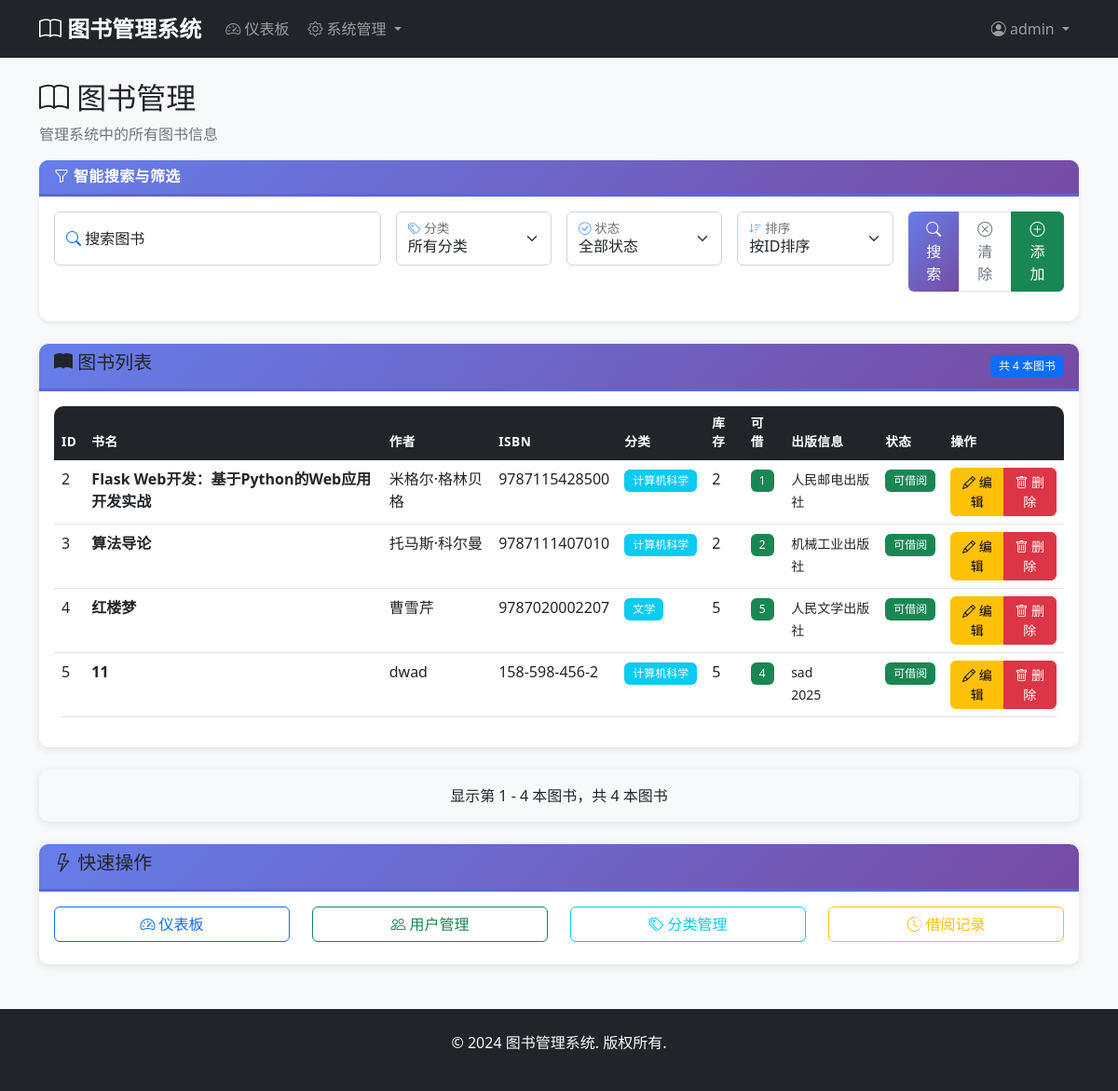
Before: /admin/books (signed in) with the older database file.
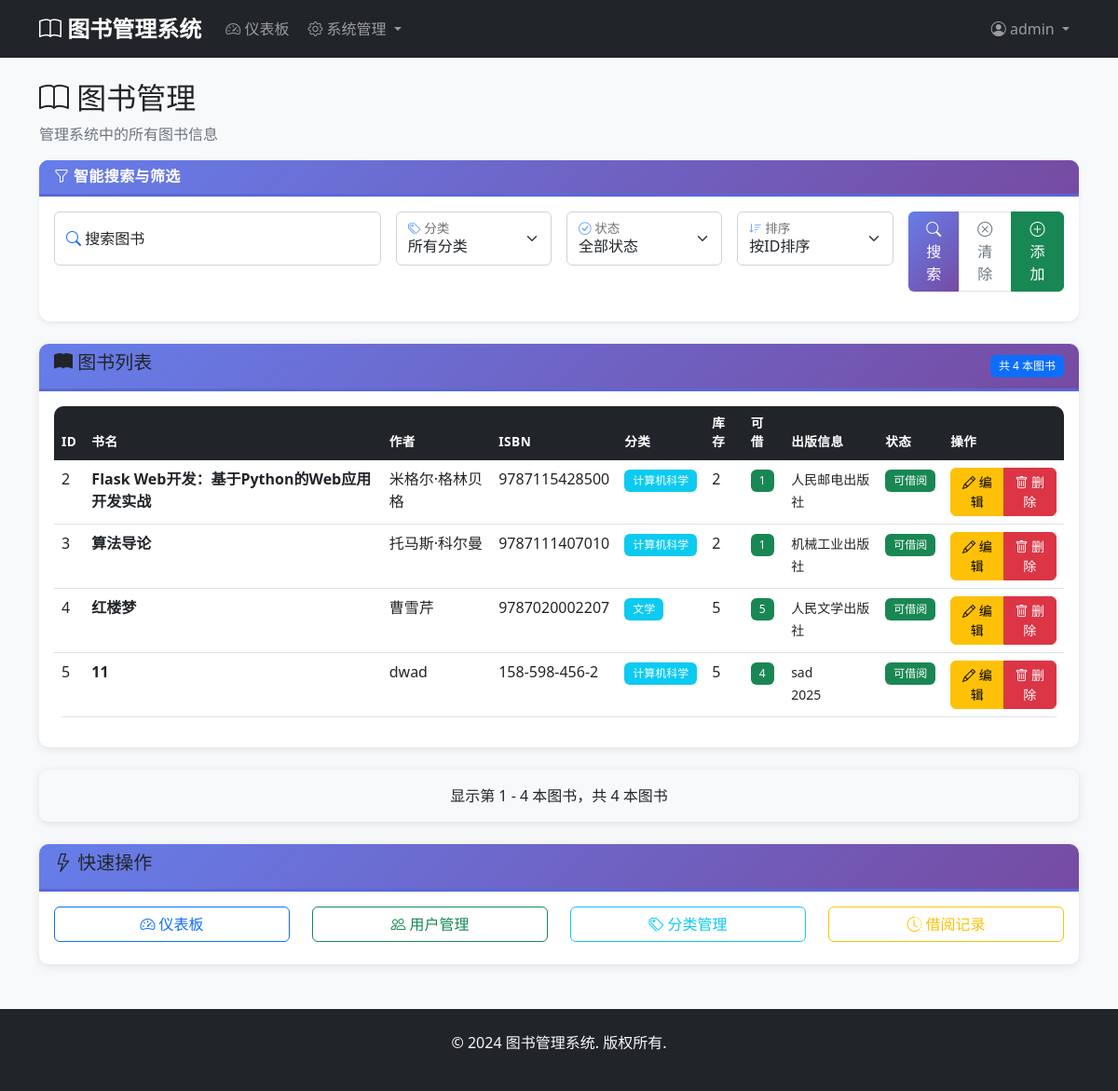
After: the same page with the newer database file.
### models.py (models this page shows)
class Book(db.Model):
    __tablename__ = 'books'
    id = db.Column(db.Integer, primary_key=True)
    title = db.Column(db.String(200), nullable=False)
    author = db.Column(db.String(100), nullable=False)
    isbn = db.Column(db.String(20), unique=True, nullable=False)
    publisher = db.Column(db.String(100))
    publication_date = db.Column(db.Date)
    quantity = db.Column(db.Integer, default=1)
    available_quantity = db.Column(db.Integer, default=1)
    description = db.Column(db.Text)
    category_id = db.Column(db.Integer, db.ForeignKey('categories.id'), nullable=False)
    created_at = db.Column(db.DateTime, default=datetime.utcnow)
    updated_at = db.Column(db.DateTime, default=datetime.utcnow, onupdate=datetime.utcnow)
    borrow_records = db.relationship('BorrowRecord', backref='book', lazy=True)

class Category(db.Model):
    __tablename__ = 'categories'
    id = db.Column(db.Integer, primary_key=True)
    name = db.Column(db.String(100), unique=True, nullable=False)
    description = db.Column(db.Text)
    created_at = db.Column(db.DateTime, default=datetime.utcnow)
    books = db.relationship('Book', backref='category', lazy=True)

### app.py (the view, shortened to what this page needs)
@app.route('/admin/books')
@login_required
def admin_books():
    if not isinstance(current_user, Admin):
        abort(403)
    page = request.args.get('page', 1, type=int)
    search = request.args.get('search', '').strip()
    category_id = request.args.get('category', '', type=int)
    status = request.args.get('status', '')  # all, available, borrowed
    sort_by = request.args.get('sort', 'id')  # id, title, author, added_date
    query = Book.query
    if category_id:
        query = query.filter(Book.category_id == category_id)
    if status == 'available':
        query = query.filter(Book.available_copies > 0)
    elif status == 'borrowed':
        query = query.filter(Book.total_copies > Book.available_copies)
    if sort_by == 'id':
        query = query.order_by(Book.id)
    elif sort_by == 'title':
        query = query.order_by(Book.title)
    elif sort_by == 'author':
        query = query.order_by(Book.author)
    elif sort_by == 'added_date':
        query = query.order_by(Book.id.desc())
    elif sort_by == 'isbn':
        query = query.order_by(Book.isbn)
    else:
        query = query.order_by(Book.id)
    books = query.paginate(
        page=page, per_page=10, error_out=False
    )
    categories = Category.query.filter(Category.name.notin_(['Ubuntu', 'Ubuntu-22.04'])).order_by(Category.name).all()
    return render_template('admin/books.html',
                         books=books,
                         categories=categories,
                         current_search=search,
                         current_category=category_id,
                         current_status=status,
                         current_sort=sort_by)

### app.py (called while the page is built)
@login_manager.user_loader
def load_user(user_id):
    try:
        user_id = int(user_id)
        admin = Admin.query.get(user_id)
        if admin:
            return admin
        user = User.query.get(user_id)
        return user
    except (ValueError, TypeError):
        return None

### templates/admin/books.html (shortened to what the changed rows need)
{% extends "base.html" %}
{% block content %}
<div class="row">
    <div class="col-12">
        <h2><i class="bi bi-book"></i> 图书管理</h2>
    </div>
</div>
<div class="row">
    <div class="col-12">
        <div class="card">
            <div class="card-body">
                <div class="table-responsive">
                    <table class="table table-hover">
                        <thead class="table-dark">
                            <tr>
                                <th>ID</th>
                                <th>书名</th>
                                <th>作者</th>
                                <th>ISBN</th>
                                <th>分类</th>
                                <th>库存</th>
                                <th>可借</th>
                                <th>出版信息</th>
                                <th>状态</th>
                                <th>操作</th>
                            </tr>
                        </thead>
                        <tbody>
                            {% for book in books.items %}
                                <tr>
                                    <td>{{ book.id }}</td>
                                    <td>
                                        <strong>{{ book.title }}</strong>
                                    </td>
                                    <td>{{ book.author }}</td>
                                    <td>{{ book.isbn }}</td>
                                    <td>
                                        <span class="badge bg-info">{{ book.category.name }}</span>
                                    </td>
                                    <td>{{ book.quantity }}</td>
                                    <td>
                                        {% if book.available_quantity > 0 %}
                                            <span class="badge bg-success">{{ book.available_quantity }}</span>
                                        {% else %}
                                            <span class="badge bg-danger">{{ book.available_quantity }}</span>
                                        {% endif %}
                                    </td>
                                    <td>
                                        <small>
                                            {% if book.publisher %}
                                                {{ book.publisher }}<br>
                                            {% endif %}
                                        </small>
                                    </td>
                                    <td>
                                        {% if book.available_quantity > 0 %}
                                            <span class="badge bg-success">可借阅</span>
                                        {% else %}
                                            <span class="badge bg-danger">已借完</span>
                                        {% endif %}
                                    </td>
                                    <td>
                                        <div class="btn-group" role="group">
                                            <a href="{{ url_for('edit_book', book_id=book.id) }}" class="btn btn-sm btn-warning">
                                                <i class="bi bi-pencil"></i> 编辑
                                            </a>
                                            <button class="btn btn-sm btn-danger" onclick="confirmDelete({{ book.id }}, '{{ book.title }}')">
                                                <i class="bi bi-trash"></i> 删除
                                            </button>
                                        </div>
                                    </td>
                                </tr>
                            {% endfor %}
                        </tbody>
                    </table>
                </div>
            </div>
        </div>
    </div>
</div>
{% endblock %}

Changed rows visible on the page:
changed Book "算法导论": available_quantity "2" → "1"
